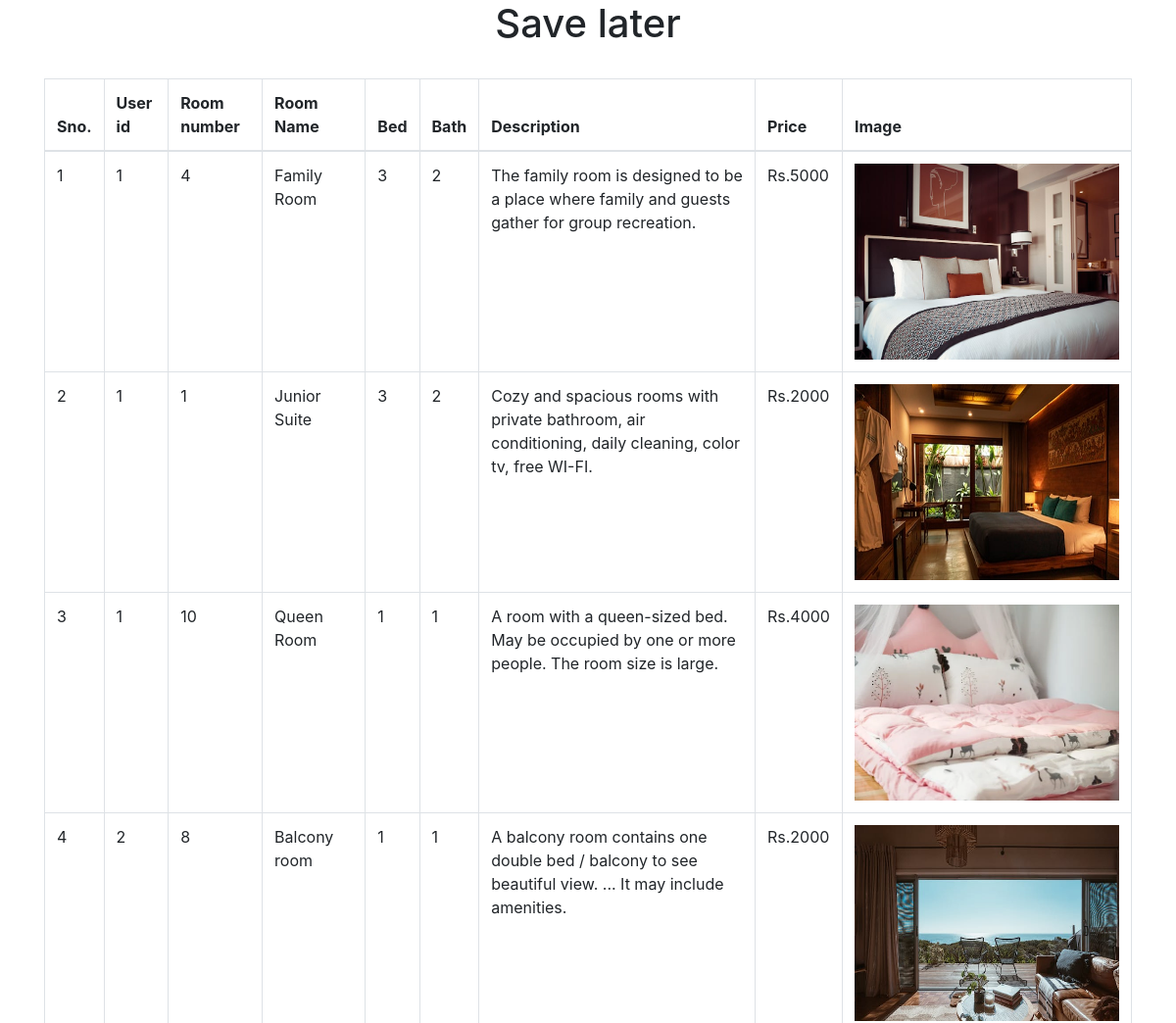
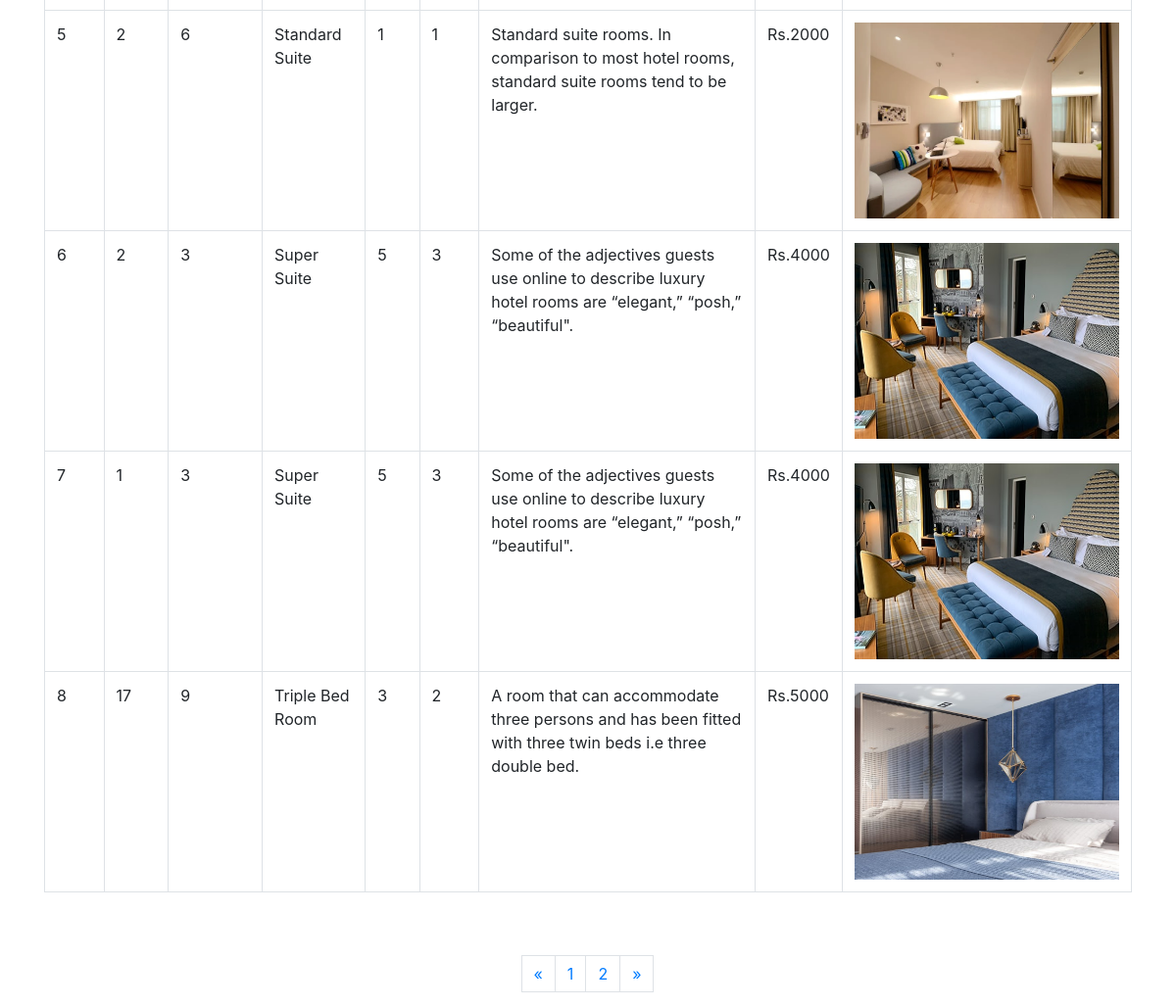
The page /admin/savelatter.php (signed in) on the database its author committed (2 pictures, top to bottom).
### tables this page shows
CREATE TABLE `savelater` (
  `sno` int(11) NOT NULL,
  `id` int(11) NOT NULL,
  `U_id` int(11) NOT NULL,
  `Type` varchar(40) NOT NULL,
  `Bed` int(11) NOT NULL,
  `Bath` int(11) NOT NULL,
  `Description` varchar(600) NOT NULL,
  `Price` int(200) NOT NULL,
  `Image` varchar(200) NOT NULL
);

### admin/savelatter.php (the view, shortened to what this page needs)
<!doctype html>
<html lang="en">
<head>
  <link rel="stylesheet" href="https://cdn.jsdelivr.net/npm/bootstrap@4.5.3/dist/css/bootstrap.min.css">
  <meta name="viewport" content="width=device-width, initial-scale=1, shrink-to-fit=no"> </head>
<body class="h-screen font-sans login bg-cover">
<div class="container">
	 <h1 class="text-gray text-center font-bold">Save later</h1>
	 <br>
    <div class="leading-loose">
     <?php
	 	include"adminconn.php";
		$limit=8;
			if (isset($_GET['page']))
			{
				$page=$_GET['page'];
			}
			else
			{
				$page=1;
			}
			$offset=($page-1)*$limit;
			$a="SELECT * from savelater limit {$offset},{$limit}";
	 $run=mysqli_query($connection,$a);
	 $count=mysqli_num_rows($run);
	 if($count>0)
	 {
	 ?>
        	      <table class="table table-bordered table-hover ">
    <thead style="text:center">
      <tr>
        <th>Sno.</th>
        <th>User id</th>
        <th>Room number</th>
        <th>Room Name</th>
        <th>Bed</th>
        <th>Bath</th>
        <th>Description</th>
        <th>Price</th>
        <th>Image</th>
      </tr>
    </thead>
    <tbody>
	<?php
	$i=1;
		while($r=mysqli_fetch_array($run))
		{
	?>
      <tr>
        <td><?php echo $i++ ?></td>
        <td><?php echo $r['U_id']; ?></td>
        <td><?php echo $r['id']; ?></td>
        <td><?php echo $r['Type']; ?></td>
        <td><?php echo $r['Bed']; ?></td>
        <td><?php echo $r['Bath']; ?></td>
        <td><?php echo $r['Description']; ?></td>
        <td><?php echo "Rs.".$r['Price']; ?></td>
        <td><img src="<?php echo '../img/'.$r['Image']; ?>" style="height:200px;width:270px"></td>
      </tr>
	  			<?php
				}
			?>
    </tbody>
  </table>
<?php
				}
			?>
			<br><br>
			<?php
				include"adminconn.php";
				$b="SELECT * from savelater";
			    $run=mysqli_query($connection,$b);
				$c=mysqli_num_rows($run);
				if($c)
				{
					$total_records=mysqli_num_rows($run);
					$total_page=ceil($total_records/$limit);
					 echo"<ul class='pagination justify-content-center'>";
				?>
				<li class="page_item disabled">
				<a class="page-link" href="#" tabindex="-1">&laquo;</a>
				</li>
				<?php
				for ($i=1;$i<=$total_page;$i++)
				{
					echo"<li class='page-item'><a class='page-link' href='newsletter.php?page=$i'>$i</a></li>";
				}
				?>
				<li class="page_item ">
				<a class="page-link" href="#">&raquo;</a>
				</li>
				    </ul>
                <?php
				}
                ?>
    </div>
  </div>
</body>
</html>

### rows shown on the page
savelater: U "1", id "4", Type "Family Room", Bed "3", Bath "2", Description "The family room is designed to be a place where family and guests gather for group recreation.", Price "5000", shows a picture
savelater: U "1", id "1", Type "Junior Suite", Bed "3", Bath "2", Description "Cozy and spacious rooms with private bathroom, air conditioning, daily cleaning, color tv, free WI-FI.", Price "2000", Image (picture)
savelater: U "1", id "10", Type "Queen Room", Bed "1", Bath "1", Description "A room with a queen-sized bed. May be occupied by one or more people. The room size is large.", Price "4000", Image (picture)
savelater: U "2", id "8", Type "Balcony room", Bed "1", Bath "1", Description "A balcony room contains one double bed / balcony to see beautiful view. ... It may include amenities.", Price "2000", shows a picture
savelater: U "2", id "6", Type "Standard Suite", Bed "1", Bath "1", Description "Standard suite rooms. In comparison to most hotel rooms, standard suite rooms tend to be larger.", Price "2000", Image (picture)
savelater: U "2", id "3", Type "Super Suite", Bed "5", Bath "3", Description "Some of the adjectives guests use online to describe luxury hotel rooms are “elegant,” “posh,” “beautiful\".", Price "4000", Image (picture)
savelater: U "1", id "3", Type "Super Suite", Bed "5", Bath "3", Description "Some of the adjectives guests use online to describe luxury hotel rooms are “elegant,” “posh,” “beautiful\".", Price "4000", Image (picture)
savelater: U "17", id "9", Type "Triple Bed Room", Bed "3", Bath "2", Description "A room that can accommodate three persons and has been fitted with three twin beds i.e three double bed.", Price "5000", Image (picture)
